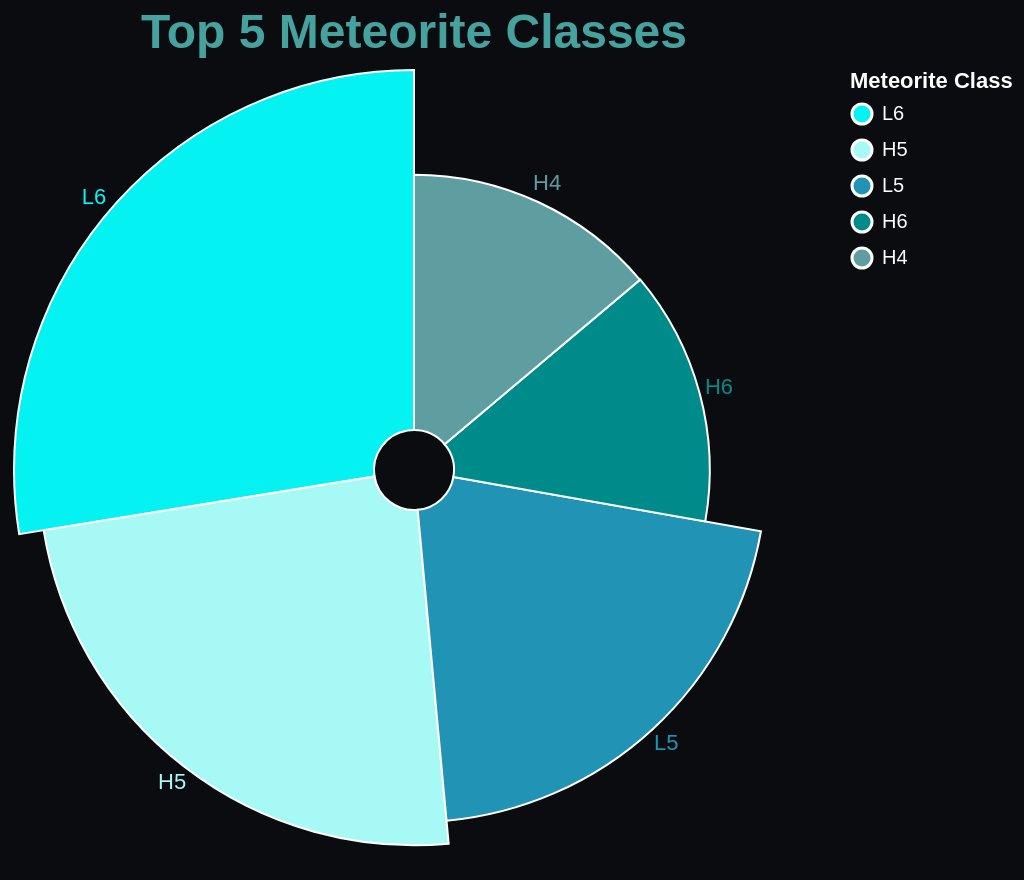

Vega-Lite specification stored for this chart:
### Vega-Lite specification from a JSON file in a GitHub repository (floating-point values rounded to 4 significant figures)
{"$schema": "https://vega.github.io/schema/vega-lite/v5.json", "width": 400, "height": 400, "title": {"text": "Top 5 Meteorite Classes", "color": "#45a29e", "fontSize": 24, "fontWeight": "bold"}, "data": {"values": [{"recclass": "L6", "count": 1779}, {"recclass": "H5", "count": 1543}, {"recclass": "L5", "count": 1339}, {"recclass": "H6", "count": 898}, {"recclass": "H4", "count": 895}]}, "layer": [{"mark": {"type": "arc", "innerRadius": 20, "stroke": "#fff"}}, {"mark": {"type": "text", "radiusOffset": 10, "color": "#c5c6c7"}, "encoding": {"text": {"field": "recclass", "type": "nominal"}}}], "encoding": {"theta": {"field": "count", "type": "quantitative", "stack": true, "title": "Number of Meteorites"}, "radius": {"field": "count", "type": "quantitative", "scale": {"type": "sqrt", "zero": true, "rangeMin": 20}, "title": "Count Radius"}, "color": {"field": "recclass", "type": "nominal", "legend": {"title": "Meteorite Class"}, "scale": {"domain": ["L6", "H5", "L5", "H6", "H4"], "range": ["#05f2f2", "#a7f9f5", "#2193b5", "#008b8b", "#5f9ea0"]}}, "tooltip": [{"field": "recclass", "type": "nominal", "title": "Meteorite Class"}, {"field": "count", "type": "quantitative", "title": "Number of Meteorites"}]}, "config": {"legend": {"labelColor": "#ffffff", "titleColor": "#ffffff"}}, "background": "#0b0c10"}
